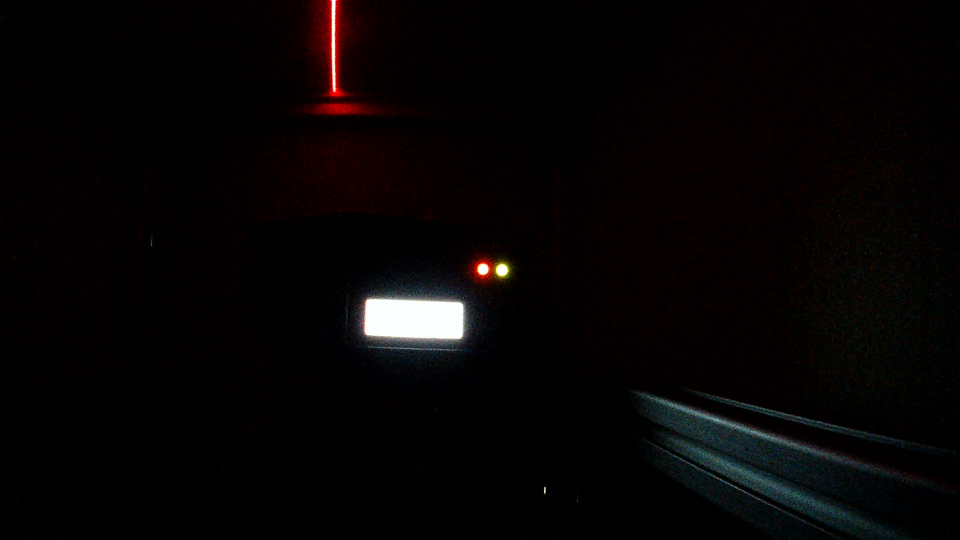
#> input picture real_img/Cervena_cerna.jpg, 1920 x 1080 px (shown at 1/2 size); its folder holds only this picture in this run
$ python color_recognizer.py
#> lines starting #> are read from the running program, lines starting #| are printed output that depends on the picture; after the words box and inside, x2 and y2 are one past the last pixel; in counts of white or black regions, pixels touching at a corner belong together
import cv2
import numpy as np
import os
import sys
import glob
import argparse

# ==========================================
# 1. DETEKCE A ROZPOZNÁNÍ BARVY V HSV PROSTORU
# ==========================================

# [86 lines left out: function classify_hsv_region, not called in this run]

# ==========================================
# 2. INTERAKTIVNÍ GUI PRO VYZNAČENÍ OBLASTI
# ==========================================

class ColorRecognizerGUI:
    def __init__(self, img_files, max_disp_w=1280, max_disp_h=800):
        self.img_files = img_files
        self.current_idx = 0
        self.max_disp_w = max_disp_w
        self.max_disp_h = max_disp_h

        self.raw_img = None
        self.hsv_img = None
        self.h, self.w = 0, 0
        self.scale = 1.0
        self.disp_w, self.disp_h = 0, 0

        self.drawing = False
        self.start_pt = None  # (x_orig, y_orig)
        self.current_pt = None # (x_orig, y_orig)

        self.circle_region = None
        self.recognition_result = None

        self.load_image(self.current_idx)

    def load_image(self, idx):
#> called with idx = 0
        self.current_idx = idx
        img_path = self.img_files[self.current_idx]
        self.raw_img = cv2.imread(img_path)
#> self.raw_img is the input picture: shape (1080, 1920, 3); mean B, G, R 4.4, 4.4, 7.4
        if self.raw_img is None:
            raise FileNotFoundError(f"Nelze načíst obrázek: {img_path}")

        self.h, self.w = self.raw_img.shape[:2]
#> self.h = 1080; self.w = 1920

        # Převedení načteného obrázku do prostoru HSV
        self.hsv_img = cv2.cvtColor(self.raw_img, cv2.COLOR_BGR2HSV)
#> self.hsv_img: shape (1080, 1920, 3); mean H, S, V 24.9, 215.4, 8.6

        # Přizpůsobení obrazovce
        self.scale = min(self.max_disp_w / float(self.w), self.max_disp_h / float(self.h), 1.0)
#> self.scale = 0.667
        self.disp_w = int(round(self.w * self.scale))
#> self.disp_w = 1280
        self.disp_h = int(round(self.h * self.scale))
#> self.disp_h = 720

        self.circle_region = None
        self.recognition_result = None
        self.drawing = False

    # [50 lines left out: functions mouse_callback, finalize_circle_selection, not called in this run]

    def render(self):
        canvas = self.raw_img.copy()

        line_thick = max(2, int(round(2 / self.scale)))
#> line_thick = 3
        font_scale = max(0.55, 0.6 / self.scale)
#> font_scale = 0.9
        text_thick = max(1, int(round(1.5 / self.scale)))
#> text_thick = 2

        # 1. Náhled právě taženého kruhu
        if self.drawing and self.start_pt and self.current_pt:
            x1, y1 = self.start_pt
            x2, y2 = self.current_pt
            r = int(np.hypot(x2 - x1, y2 - y1))
            cv2.circle(canvas, (x1, y1), r, (255, 255, 255), line_thick, cv2.LINE_AA)
            cv2.drawMarker(canvas, (x1, y1), (255, 255, 255), cv2.MARKER_CROSS, int(16/self.scale), line_thick)

        # 2. Vykreslení uloženého kruhového regionu a výsledku rozpoznání
        if self.circle_region:
            c = self.circle_region["center"]
            r = self.circle_region["radius"]

            bgr_col = (0, 255, 255)
            if self.recognition_result:
                bgr_col = self.recognition_result["display_bgr"]

            cv2.circle(canvas, c, r, bgr_col, line_thick, cv2.LINE_AA)
            cv2.drawMarker(canvas, c, bgr_col, cv2.MARKER_CROSS, int(20/self.scale), line_thick)

        # 3. Změna velikosti plného obrázku na rozlišení okna
        disp_canvas = cv2.resize(canvas, (self.disp_w, self.disp_h), interpolation=cv2.INTER_AREA)
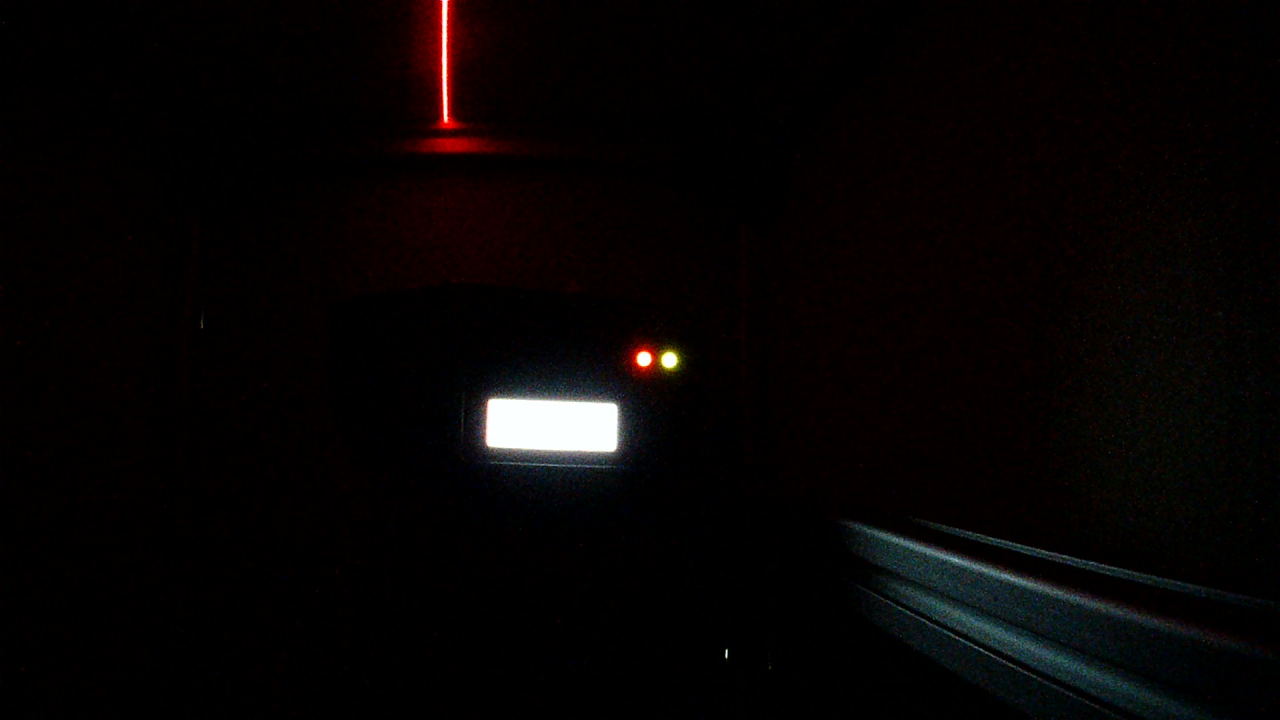
#> disp_canvas: shape (720, 1280, 3); mean B, G, R 4.4, 4.4, 7.4

        # 4. Horní stavová lišta
        img_name = os.path.basename(self.img_files[self.current_idx])
        overlay = disp_canvas.copy()
        cv2.rectangle(overlay, (0, 0), (self.disp_w, 105), (20, 20, 20), -1)
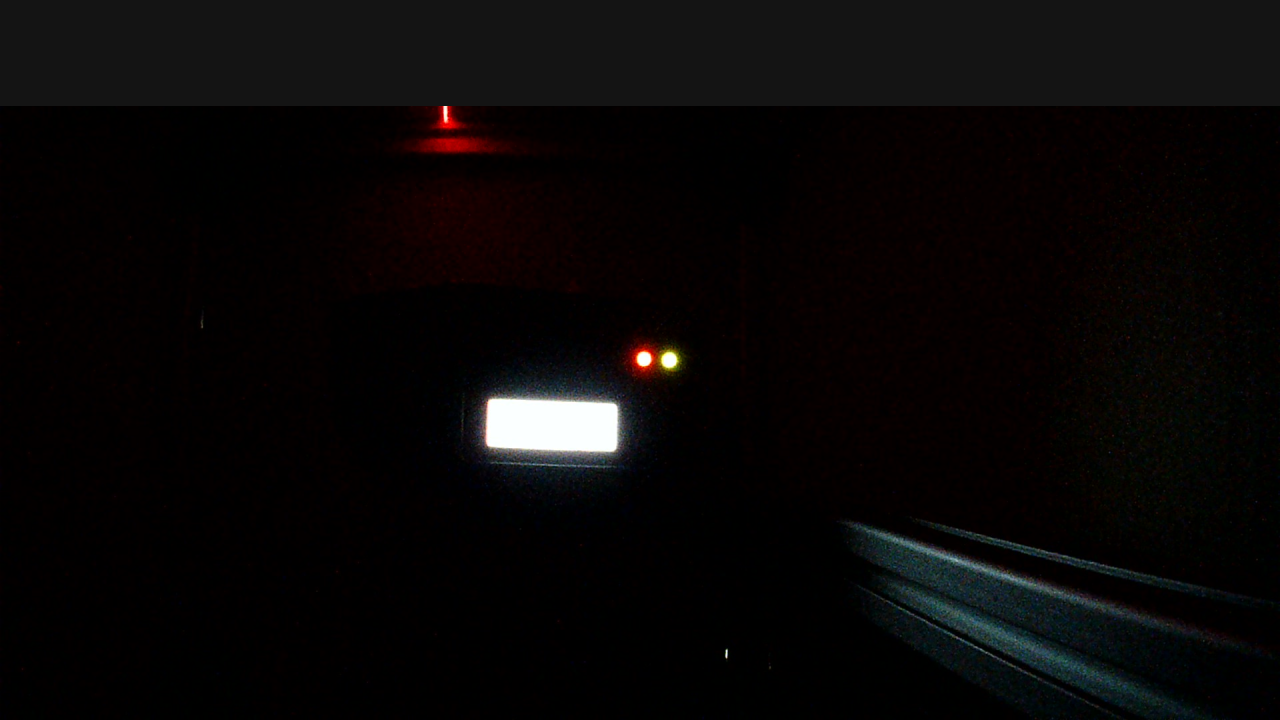
#> overlay: shape (720, 1280, 3); 14.72% of pixels changed, all inside (x1, y1, x2, y2) = (0, 0, 1280, 106)
        cv2.addWeighted(overlay, 0.8, disp_canvas, 0.2, 0, disp_canvas)

        header_str = f"Snímek [{self.current_idx+1}/{len(self.img_files)}]: {img_name} ({self.w}x{self.h} px)"
        cv2.putText(disp_canvas, header_str, (15, 25), cv2.FONT_HERSHEY_SIMPLEX, 0.6, (255, 255, 255), 2)

        controls_str = "Tažením myši vyznačte kruhový region  |  [MEZERNÍK/N] Další  |  [P] Předchozí  |  [Z] Smazat  |  [Q] Konec"
        cv2.putText(disp_canvas, controls_str, (15, 48), cv2.FONT_HERSHEY_SIMPLEX, 0.45, (200, 230, 200), 1)

        # 5. Panel s výsledkem rozpoznání barvy
        if self.recognition_result:
            res = self.recognition_result
            col_name = res["color"]
            conf = res["confidence"]
            bgr_col = res["display_bgr"]

            # Barevný vzorek (obdélníček)
            cv2.rectangle(disp_canvas, (15, 62), (45, 92), bgr_col, -1)
            cv2.rectangle(disp_canvas, (15, 62), (45, 92), (255, 255, 255), 1)

            res_str = f"ROZPOZNANÁ BARVA: {col_name} (Jistota: {conf}%)"
            cv2.putText(disp_canvas, res_str, (55, 82), cv2.FONT_HERSHEY_SIMPLEX, 0.65, bgr_col, 2)

            details_str = f"HSV průměr: [H={res['hsv_mean'][0]}, S={res['hsv_mean'][1]}, V={res['hsv_mean'][2]}]  |  Čer: {res['percentages']['red']}%  Ora: {res['percentages']['orange']}%  Zel: {res['percentages']['green']}%"
            cv2.putText(disp_canvas, details_str, (55, 98), cv2.FONT_HERSHEY_SIMPLEX, 0.42, (220, 220, 220), 1)
        else:
            cv2.putText(disp_canvas, "Vyznačte myší kruhový region pro rozpoznání barvy (Červená / Zelená / Oranžová)...",
                        (15, 82), cv2.FONT_HERSHEY_SIMPLEX, 0.5, (180, 220, 255), 1)
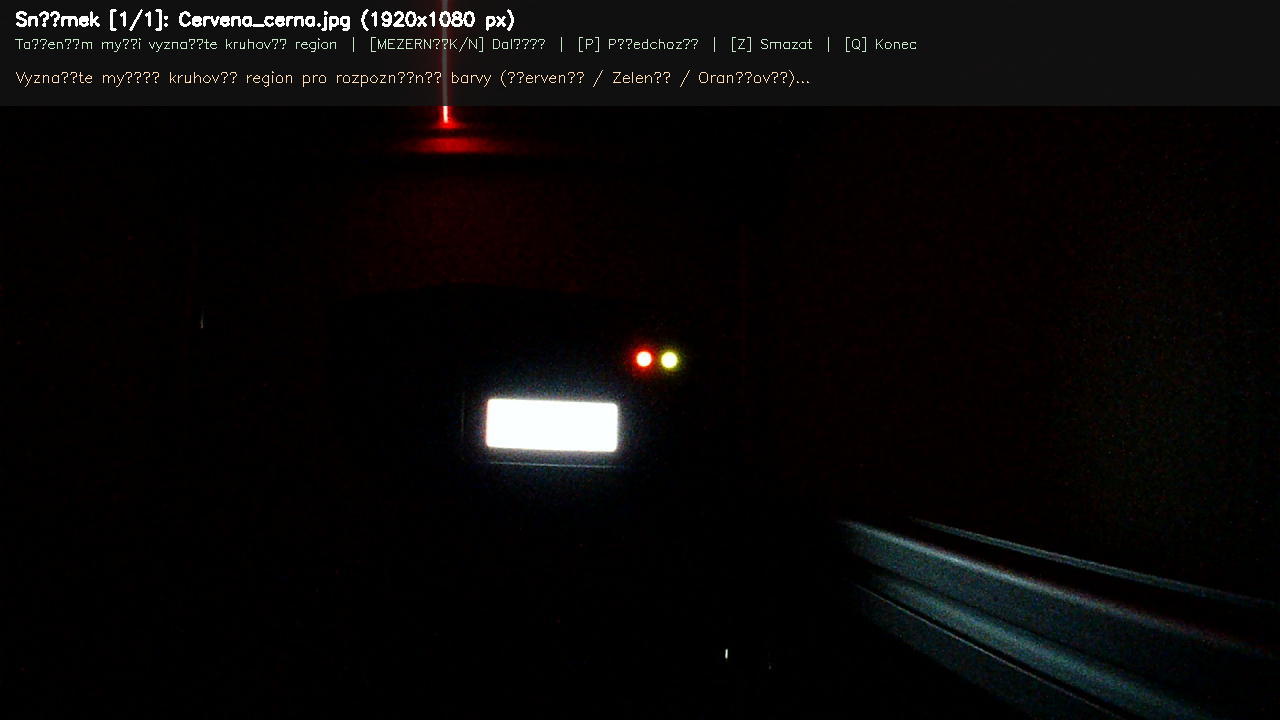
#> disp_canvas: shape (720, 1280, 3); mean B, G, R 8.2, 8.3, 10.5

        return disp_canvas

    def run(self):
        window_name = "Rozpoznani barvy v HSV prostoru (real_img)"
        cv2.namedWindow(window_name, cv2.WINDOW_NORMAL)
        cv2.resizeWindow(window_name, self.disp_w, self.disp_h)
        cv2.setMouseCallback(window_name, self.mouse_callback)

        print("\n=======================================================")
        print("     ROZPOZNÁVÁNÍ BARVY (HSV PROSTOR - real_img)       ")
        print("=======================================================")
        print(" * Tažením myší vyznačte kruhový region na obrázku.")
        print(" * Program v HSV prostoru rozezná barvu: ČERVENÁ, ZELENÁ, ORANŽOVÁ.")
        print(" * Klávesy [MEZERNÍK] / [N]: Další obrázek ve složce real_img")
        print(" * Klávesy [P]: Předchozí obrázek")
        print(" * Klávesa [Z]: Vymazání vyznačené oblasti")
        print(" * Klávesy [ESC] / [Q]: Ukončení aplikace\n")

        while True:
            disp_frame = self.render()
            cv2.imshow(window_name, disp_frame)
            key = cv2.waitKey(30) & 0xFF
#> (key q is pressed here)

            if key in (ord(' '), ord('n'), ord('N'), 83):
                next_idx = (self.current_idx + 1) % len(self.img_files)
                self.load_image(next_idx)
                cv2.resizeWindow(window_name, self.disp_w, self.disp_h)
            elif key in (ord('p'), ord('P'), 81):
                prev_idx = (self.current_idx - 1) % len(self.img_files)
                self.load_image(prev_idx)
                cv2.resizeWindow(window_name, self.disp_w, self.disp_h)
            elif key in (ord('z'), ord('Z'), ord('c'), ord('C')):
                self.circle_region = None
                self.recognition_result = None
            elif key in (ord('s'), ord('S')):
                os.makedirs("real_img_output", exist_ok=True)
                img_name = os.path.basename(self.img_files[self.current_idx])
                out_path = os.path.join("real_img_output", f"color_{img_name}")
                cv2.imwrite(out_path, disp_frame)
                print(f"--> Uložen výstupní obrázek do: {out_path}")
            elif key in (27, ord('q'), ord('Q')):
                break

        cv2.destroyAllWindows()

# ==========================================
# 3. KONTROLA SLOŽKY S OBRÁZKY
# ==========================================

def get_real_img_files(folder_path="real_img"):
    os.makedirs(folder_path, exist_ok=True)
    files = sorted(glob.glob(os.path.join(folder_path, "*.*")))
    files = [f for f in files if f.lower().endswith(('.png', '.jpg', '.jpeg', '.bmp'))]
    return files

# ==========================================
# 4. SPUŠTĚNÍ PROGRAMU
# ==========================================

def main():
    parser = argparse.ArgumentParser(description="Rozpoznávání barev (Červená, Zelená, Oranžová) v HSV prostoru")
    parser.add_argument("--dir", type=str, default="real_img", help="Složka s obrázky pro rozpoznání (výchozí: real_img)")
    args = parser.parse_args()

    img_files = get_real_img_files(args.dir)

    if not img_files:
        print(f"[CHYBA] Složka '{args.dir}' neobsahuje žádné obrázky (.png, .jpg, .jpeg, .bmp).")
        print(f"Vložte obrázky do složky '{args.dir}' a spusťte program znovu.")
        return

    print(f"Nalezeno {len(img_files)} obrázků ve složce '{args.dir}'. Spouštím aplikaci...")
    gui = ColorRecognizerGUI(img_files)
    gui.run()

if __name__ == "__main__":
    main()

$ run again, on real_img/WIN_20260930_14_37_52_Pro.jpg
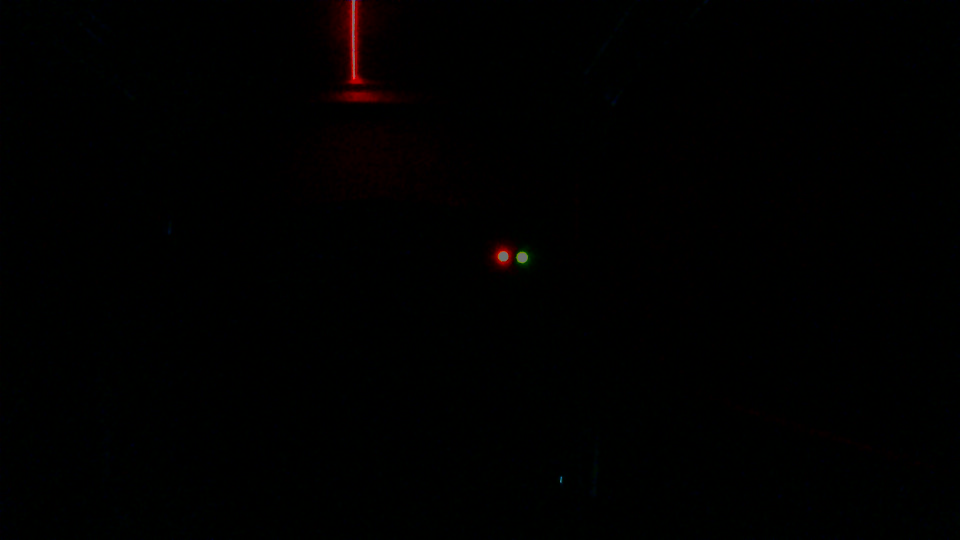
#> input picture real_img/WIN_20260930_14_37_52_Pro.jpg, 1920 x 1080 px (shown at 1/2 size)
#> in load_image, self.raw_img is the input picture: shape (1080, 1920, 3); mean B, G, R 0.4, 0.6, 0.9
#> self.hsv_img: shape (1080, 1920, 3); mean H, S, V 37.9, 163.2, 1.7
#> in render, `cv2.rectangle(overlay, (0, 0), (self.disp_w, 105), (20, 20, 20), -1)`:
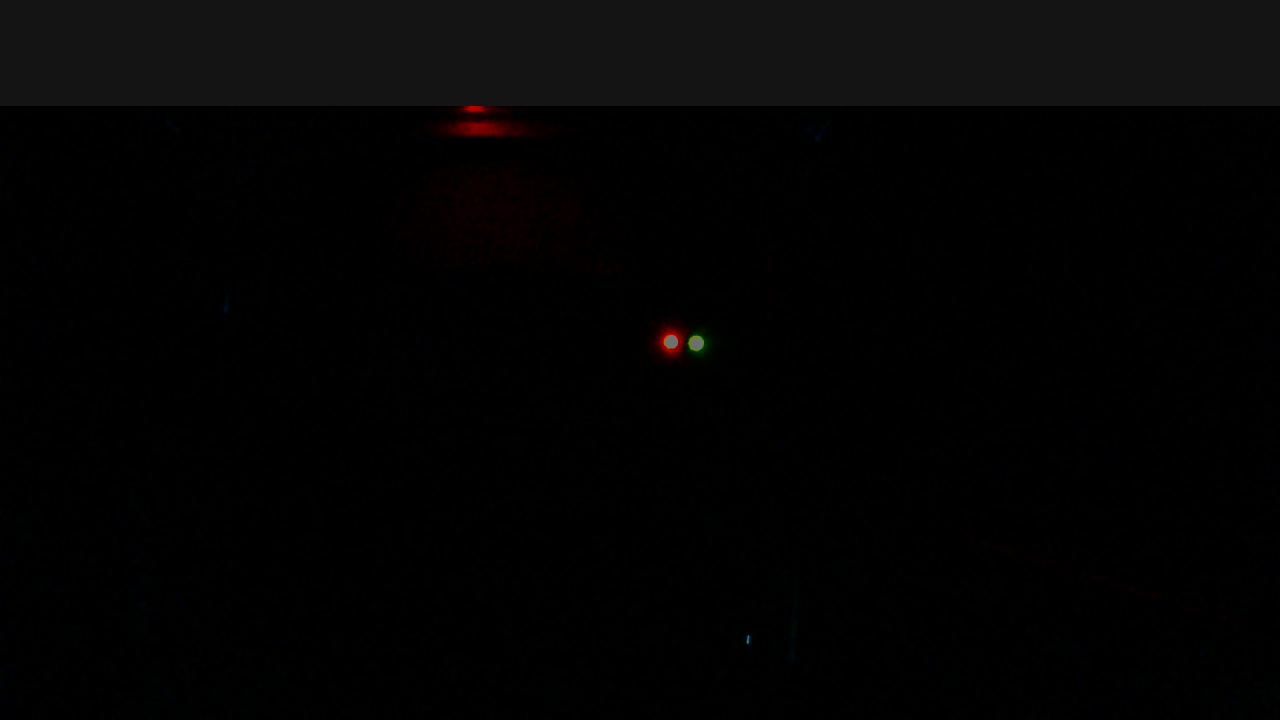
#> overlay: shape (720, 1280, 3); mean B, G, R 3.2, 3.4, 3.5
#> in render, `cv2.putText(disp_canvas, "Vyznačte myší kruhový region pro rozpoznání ..`:
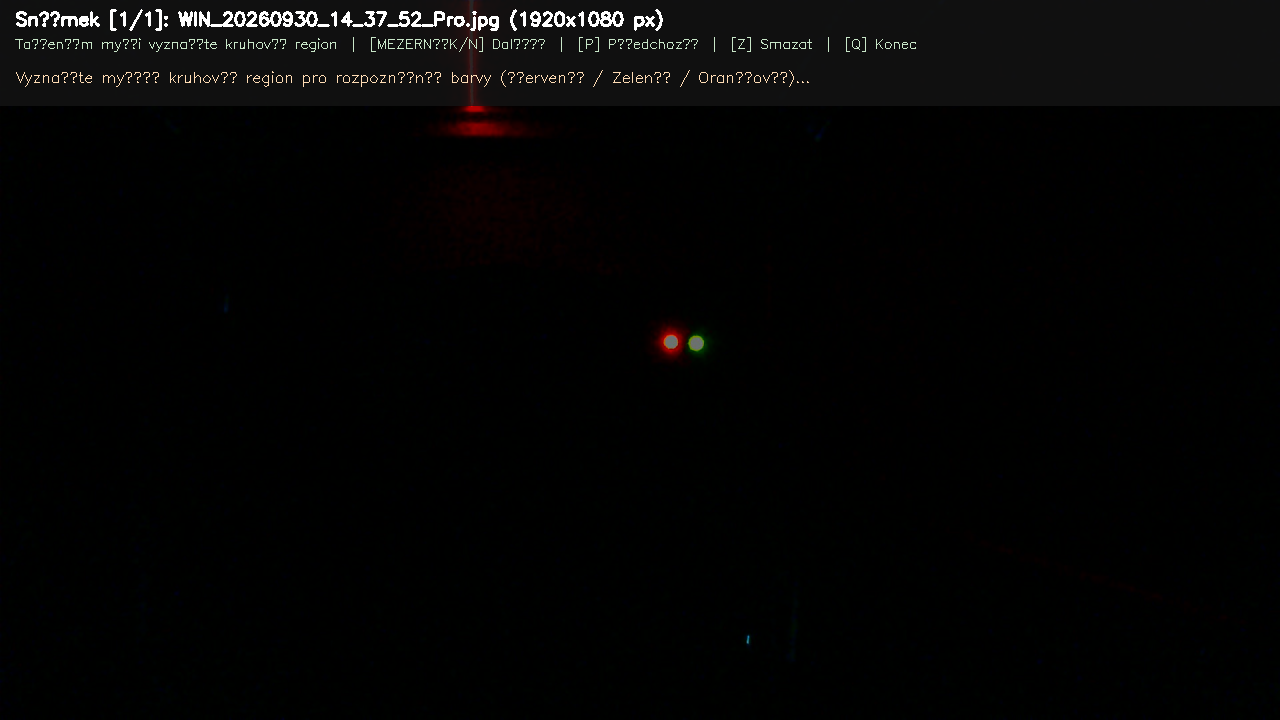
#> disp_canvas: shape (720, 1280, 3); mean B, G, R 4.4, 4.7, 4.8
